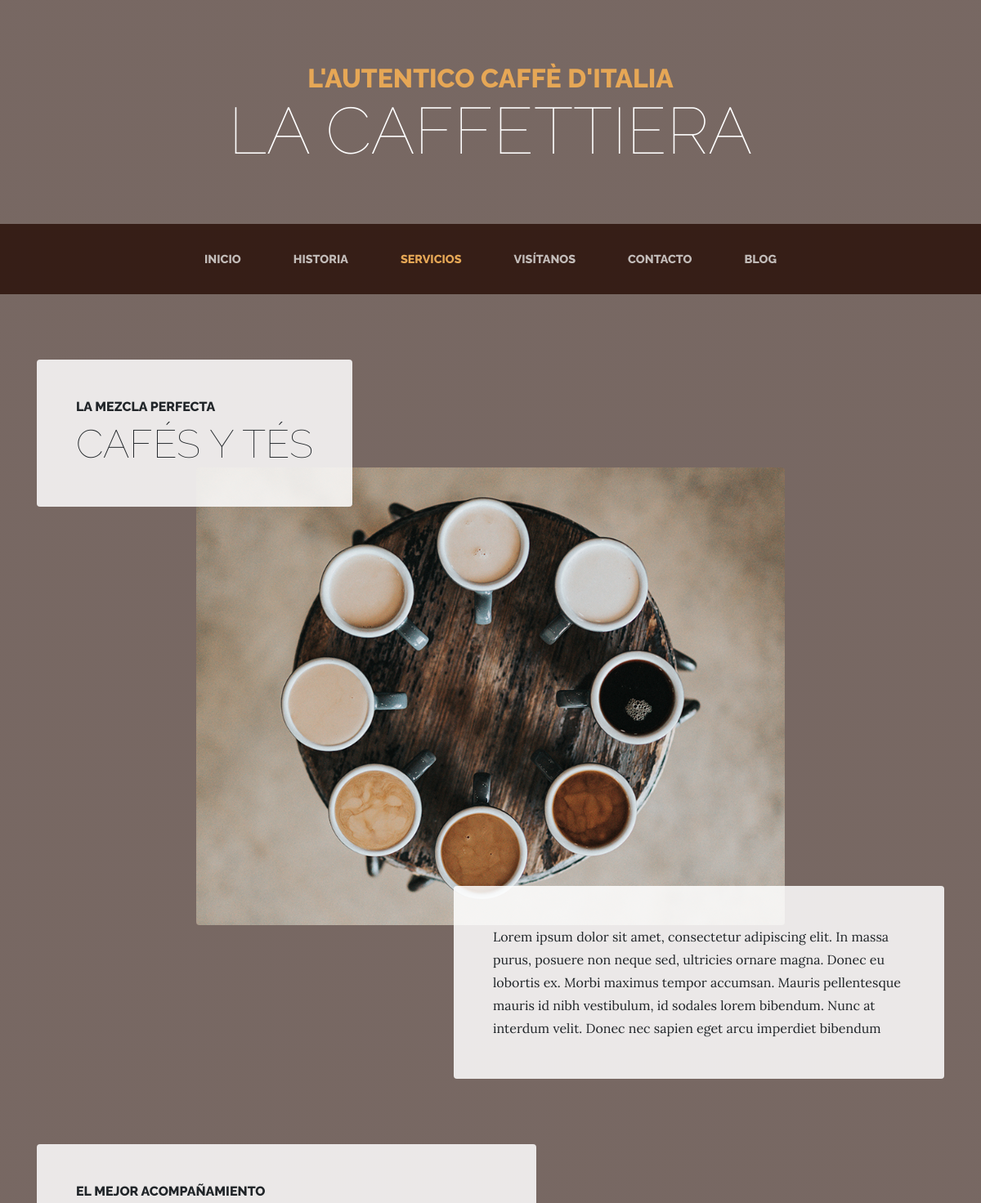
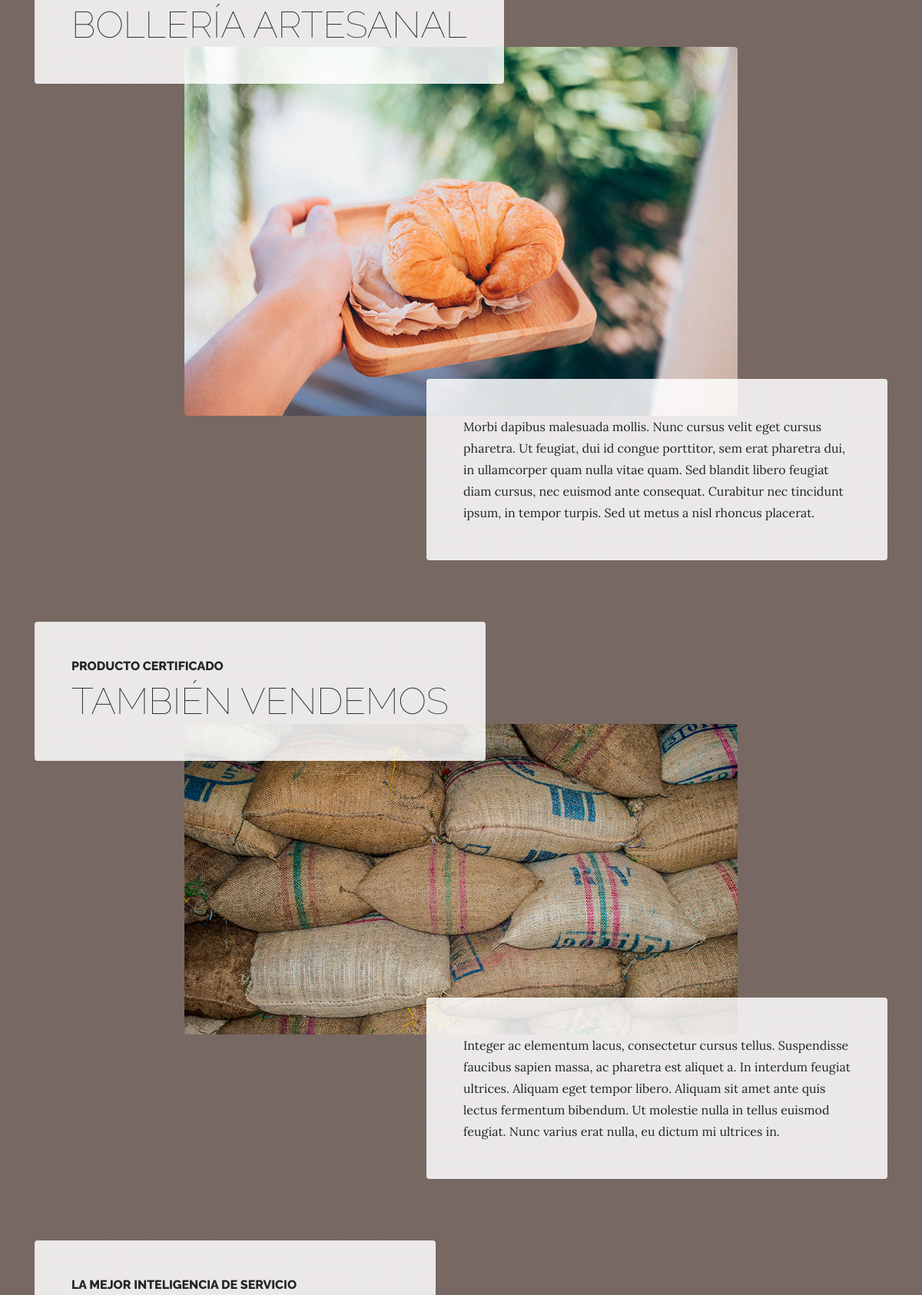
Page /services/ (upper part) on the committed database (2 pictures, top to bottom).
### services/models.py (models this page shows, shortened)
class Services(models.Model):
    title    = models.CharField(max_length=200, verbose_name="Titulo")
    subtitle = models.CharField(max_length=200, verbose_name="SubTitulo")
    content  = models.TextField(verbose_name="Contenido")
    image    = models.ImageField(verbose_name="Imágen", upload_to="services")
    created  = models.DateTimeField(auto_now_add=True,verbose_name="Fecha de creación")
    updated  = models.DateTimeField(auto_now=True,verbose_name="Fecha de edición")
    class Meta:
        verbose_name = "servicio"
        verbose_name_plural = "servicios"
        ordering = ['-created']

### services/views.py (the view)
# urls.py: path('', views.services, name="services"),
def services(request):
    services = Services.objects.all()
    return render(request,"services/services.html",{"services":services})

### pages/templatetags/pages_extras.py (called while the page is built)
@register.simple_tag
def get_page_list():
    pages = Page.objects.all()
    return pages

### social/processors.py (called while the page is built)
def ctx_dict(request):
    ctx = {}
    links = Link.objects.all()
    for link in links:
        ctx[link.key] = link.url
    return ctx

### services/templates/services/services.html (shortened to what this page needs)
{% extends 'core/base.html' %}
{% load static %}
{% block content %}
{% for service in services reversed %}
    <section class="page-section">
    <div class="container">
      <div class="product-item">
        <div class="product-item-title d-flex">
          <div class="bg-faded p-5 d-flex mr-auto rounded">
            <h2 class="section-heading mb-0">
              <span class="section-heading-upper">{{service.subtitle}}</span>
              <span class="section-heading-lower">{{service.title}}</span>
            </h2>
          </div>
        </div>
        <img class="product-item-img mx-auto d-flex rounded img-fluid mb-3 mb-lg-0" src="{{service.image.url}}" alt="">
        <div class="product-item-description d-flex ml-auto">
          <div class="bg-faded p-5 rounded">
            <p class="mb-0">{{service.content}}</p>
          </div>
        </div>
      </div>
    </div>
    </section>
{% endfor %}
{% endblock %}

### core/templates/core/base.html (shortened to what this page needs)
<!DOCTYPE html>
<html lang="es">
  <head>
    {% load static %}
    <link href="{% static 'core/vendor/bootstrap/css/bootstrap.min.css' %}" rel="stylesheet">
    <link href="{% static 'core/vendor/font-awesome/css/font-awesome.min.css' %}" rel="stylesheet" type="text/css">
    <link href="{% static 'core/css/business-casual.css' %}" rel="stylesheet">
  </head>
  <body>
    <h1 class="site-heading text-center text-white d-none d-lg-block">
      <span class="site-heading-upper text-primary mb-3">L'autentico caffè d'italia</span>
      <span class="site-heading-lower">La Caffettiera</span>
    </h1>
    <nav class="navbar navbar-expand-lg navbar-dark py-lg-4" id="mainNav">
      <div class="container">
        <div class="collapse navbar-collapse" id="navbarResponsive">
          <ul class="navbar-nav mx-auto">
            <li class="nav-item px-lg-4 {% if request.path == '/' %} active {% endif %}">
              <a class="nav-link text-uppercase text-expanded" href="{% url 'home' %}">Inicio</a>
            </li>
            <li class="nav-item px-lg-4 {% if request.path == '/about/' %} active {% endif %}">
              <a class="nav-link text-uppercase text-expanded" href="{% url 'about' %}">Historia</a>
            </li>
            <li class="nav-item px-lg-4 {% if request.path == '/services/' %} active {% endif %}">
              <a class="nav-link text-uppercase text-expanded" href="{% url 'services' %}">Servicios</a>
            </li>
            <li class="nav-item px-lg-4 {% if request.path == '/store/' %} active {% endif %}">
              <a class="nav-link text-uppercase text-expanded" href="{% url 'store' %}">Visítanos</a>
            </li>
            <li class="nav-item px-lg-4 {% if request.path == '/contact/' %} active {% endif %}">
              <a class="nav-link text-uppercase text-expanded" href="{% url 'contact' %}">Contacto</a>
            </li>
            <li class="nav-item px-lg-4 {% if request.path|slice:":6" == '/blog/' %} active {% endif %}">
              <a class="nav-link text-uppercase text-expanded" href="{% url 'blog' %}">Blog</a>
            </li>
          </ul>
        </div>
      </div>
    </nav>
    {% block content %} {% endblock %}
          {% load pages_extras %}
          {% get_page_list as page_list %}
  </body>
</html>

### core/static/core/css/business-casual.css (style rules this page uses)
body { font-family: 'Lora'; background: linear-gradient(rgba(47, 23, 15, 0.65), rgba(47, 23, 15, 0.65)), url("../img/bg.jpg"); background-attachment: fixed; background-position: center; background-size: cover; }
h1, h2, h3, h4, h5, h6 { font-family: 'Raleway'; }
p { line-height: 1.75; }
.site-heading { margin-top: 5rem; margin-bottom: 5rem; text-transform: uppercase; line-height: 1; font-family: 'Raleway'; }
.site-heading .site-heading-upper { display: block; font-size: 2rem; font-weight: 800; }
.site-heading .site-heading-lower { font-size: 5rem; font-weight: 100; line-height: 4rem; }
.page-section { margin-top: 5rem; margin-bottom: 5rem; }
.section-heading { text-transform: uppercase; }
.section-heading .section-heading-upper { display: block; font-size: 1rem; font-weight: 800; padding-bottom:.5rem; }
.section-heading .section-heading-lower { display: block; font-size: 3rem; font-weight: 100; }
.bg-faded { background-color: rgba(255, 255, 255, 0.85); }
#mainNav { background-color: rgba(47, 23, 15, 0.9); font-family: 'Raleway'; }
#mainNav .navbar-nav .nav-item .nav-link { color: rgba(255, 255, 255, 0.7); font-weight: 800; }
#mainNav .navbar-nav .nav-item.active .nav-link { color: #e6a756; }
@media (min-width: 992px) { #mainNav .navbar-nav .nav-item .nav-link { font-size: 0.9rem; } }
@media (min-width: 992px) { .product-item .product-item-title { position: relative; z-index: 1; margin-bottom: -3rem; } }
@media (min-width: 992px) { .product-item .product-item-img { position: relative; z-index: 0; max-width: 60vw; } }
@media (min-width: 992px) { .product-item .product-item-description { position: relative; z-index: 1; margin-top: -3rem; max-width: 50vw; } }
.text-primary { color: #e6a756 !important; }

### rows in the picture
Services: subtitle "LA MEZCLA PERFECTA", title "CAFÉS Y TÉS", image (picture), content "Lorem ipsum dolor sit amet, consectetur adipiscing elit. In massa purus, posuere non neque sed, ultricies ornare magna. Donec eu lobortis ex. Morbi maximus tempor accumsan. Mauris pellentesque mauris id nibh vestibulum, id sodales lorem bibendum. Nunc at interdum velit. Donec nec sapien eget arcu imperdiet bibendum"
Services: subtitle "EL MEJOR ACOMPAÑAMIENTO", title "BOLLERÍA ARTESANAL", image (picture), content "Morbi dapibus malesuada mollis. Nunc cursus velit eget cursus pharetra. Ut feugiat, dui id congue porttitor, sem erat pharetra dui, in ullamcorper quam nulla vitae quam. Sed blandit libero feugiat diam cursus, nec euismod ante consequat. Curabitur nec tincidunt ipsum, in tempor turpis. Sed ut metus a nisl rhoncus placerat."
Services: subtitle "PRODUCTO CERTIFICADO", title "TAMBIÉN VENDEMOS", image (picture), content "Integer ac elementum lacus, consectetur cursus tellus. Suspendisse faucibus sapien massa, ac pharetra est aliquet a. In interdum feugiat ultrices. Aliquam eget tempor libero. Aliquam sit amet ante quis lectus fermentum bibendum. Ut molestie nulla in tellus euismod feugiat. Nunc varius erat nulla, eu dictum mi ultrices in."
Services: subtitle "LA MEJOR INTELIGENCIA DE SERVICIO"
